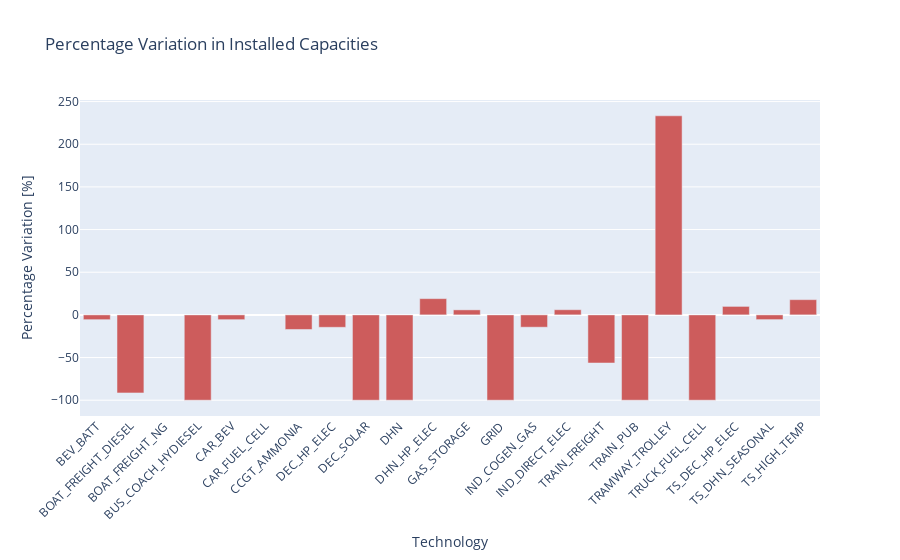

The cell this chart's notebook holds for it:
### Code cell
#23% TOTEX difference

es_core_bel_df = es_core_bel.variables['F']
es_bel_df = es_bel.variables['F']

# Merge the DataFrames
merged_df = es_core_bel_df.rename(columns={'F': 'F_core'}).merge(
    es_bel_df.rename(columns={'F': 'F_bel'}), 
    left_index=True, right_index=True
)

# Compute percentage variation
merged_df['Percentage_Variation'] = ((merged_df['F_core'] - merged_df['F_bel']) / merged_df['F_bel']) * 100

# Filter only percentage variations greater than or equal to 5%
filtered_df = merged_df[abs(merged_df['Percentage_Variation']) >= 5]

# Create the bar chart using Plotly Graph Objects
fig = go.Figure()

fig.add_trace(go.Bar(
    x=filtered_df.index,
    y=filtered_df['Percentage_Variation'],
    name='Percentage Variation',
    marker_color='indianred'
))

# Update layout to add legend
fig.update_layout(
    title="Percentage Variation in Installed Capacities",
    xaxis_title="Technology",
    yaxis_title="Percentage Variation [%]",
    xaxis_tickangle=-45,
    legend_title="Legend"
)

# Show the plot
fig.show()

### Figure 1 — Plotly figure (JSON) as saved in the notebook; plotly's stock layout.template omitted (floating-point values rounded to 4 significant figures)
{"data": [{"marker": {"color": "indianred"}, "name": "Percentage Variation", "type": "bar", "x": ["BEV_BATT", "BOAT_FREIGHT_DIESEL", "BOAT_FREIGHT_NG", "BUS_COACH_HYDIESEL", "CAR_BEV", "CAR_FUEL_CELL", "CCGT_AMMONIA", "DEC_HP_ELEC", "DEC_SOLAR", "DHN", "DHN_HP_ELEC", "GAS_STORAGE", "GRID", "IND_COGEN_GAS", "IND_DIRECT_ELEC", "TRAIN_FREIGHT", "TRAIN_PUB", "TRAMWAY_TROLLEY", "TRUCK_FUEL_CELL", "TS_DEC_HP_ELEC", "TS_DHN_SEASONAL", "TS_HIGH_TEMP"], "y": [-5.61, -91.44, null, -100, -5.61, null, -17.11, -14.56, -100, -100, 19.04, 5.877, -100, -14.45, 6.043, -56.4, -100, 233.3, -100, 9.933, -5.559, 17.84]}], "layout": {"legend": {"title": {"text": "Legend"}}, "title": {"text": "Percentage Variation in Installed Capacities"}, "xaxis": {"tickangle": -45, "title": {"text": "Technology"}}, "yaxis": {"title": {"text": "Percentage Variation [%]"}}}}
